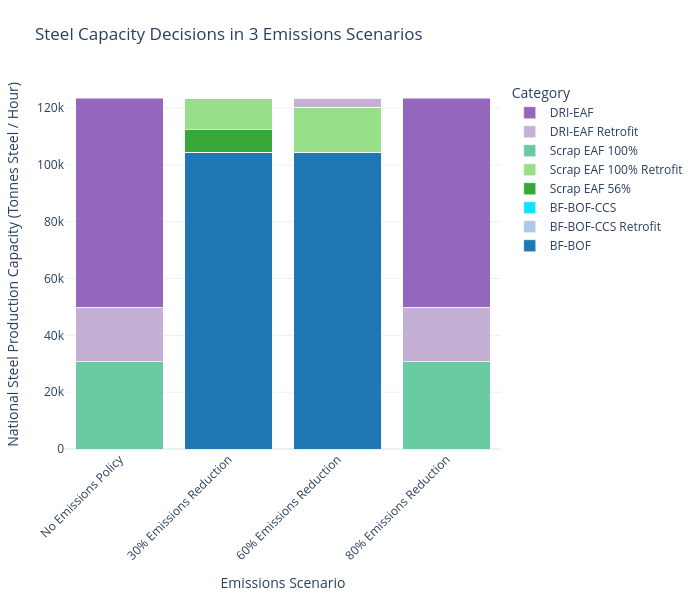

Write notebook code for a chart like this one.
### Code cell
plot_stacked_bar(
    consolidate_capacity(steel_df).T,
    scenario_map=scenario_map,
    name_map=tech_name_map,
    color_map=custom_color_map,
    title_name = "Steel Capacity Decisions in 3 Emissions Scenarios",
    xaxis_name="Emissions Scenario",
    yaxis_name="National Steel Production Capacity (Tonnes Steel / Hour)",
    width=700
)

### Figure 1 — Plotly figure (JSON) as saved in the notebook; plotly's stock layout.template omitted (floating-point values rounded to 4 significant figures)
{"data": [{"hovertemplate": "Category=BF-BOF<br>Emissions Scenario=%{x}<br>National Steel Production Capacity (Tonnes Steel / Hour)=%{y}<extra></extra>", "legendgroup": "BF-BOF", "marker": {"color": "#1f77b4", "pattern": {"shape": ""}}, "name": "BF-BOF", "orientation": "v", "showlegend": true, "textposition": "auto", "type": "bar", "x": ["No Emissions Policy", "30% Emissions Reduction", "60% Emissions Reduction", "80% Emissions Reduction"], "xaxis": "x", "y": [0.06511, 104400.0, 104400.0, 0.08519], "yaxis": "y"}, {"hovertemplate": "Category=BF-BOF-CCS Retrofit<br>Emissions Scenario=%{x}<br>National Steel Production Capacity (Tonnes Steel / Hour)=%{y}<extra></extra>", "legendgroup": "BF-BOF-CCS Retrofit", "marker": {"color": "#aec7e8", "pattern": {"shape": ""}}, "name": "BF-BOF-CCS Retrofit", "orientation": "v", "showlegend": true, "textposition": "auto", "type": "bar", "x": ["No Emissions Policy", "30% Emissions Reduction", "60% Emissions Reduction", "80% Emissions Reduction"], "xaxis": "x", "y": [0.2626, 0.01099, 0.4623, 0.1171], "yaxis": "y"}, {"hovertemplate": "Category=BF-BOF-CCS<br>Emissions Scenario=%{x}<br>National Steel Production Capacity (Tonnes Steel / Hour)=%{y}<extra></extra>", "legendgroup": "BF-BOF-CCS", "marker": {"color": "#0ee3ff", "pattern": {"shape": ""}}, "name": "BF-BOF-CCS", "orientation": "v", "showlegend": true, "textposition": "auto", "type": "bar", "x": ["No Emissions Policy", "30% Emissions Reduction", "60% Emissions Reduction", "80% Emissions Reduction"], "xaxis": "x", "y": [0.1764, 0.001637, 0.2145, 0.09638], "yaxis": "y"}, {"hovertemplate": "Category=Scrap EAF 56%<br>Emissions Scenario=%{x}<br>National Steel Production Capacity (Tonnes Steel / Hour)=%{y}<extra></extra>", "legendgroup": "Scrap EAF 56%", "marker": {"color": "#38a938", "pattern": {"shape": ""}}, "name": "Scrap EAF 56%", "orientation": "v", "showlegend": true, "textposition": "auto", "type": "bar", "x": ["No Emissions Policy", "30% Emissions Reduction", "60% Emissions Reduction", "80% Emissions Reduction"], "xaxis": "x", "y": [0.07943, 7921.0, 2.975, 0.08647], "yaxis": "y"}, {"hovertemplate": "Category=Scrap EAF 100% Retrofit<br>Emissions Scenario=%{x}<br>National Steel Production Capacity (Tonnes Steel / Hour)=%{y}<extra></extra>", "legendgroup": "Scrap EAF 100% Retrofit", "marker": {"color": "#98df8a", "pattern": {"shape": ""}}, "name": "Scrap EAF 100% Retrofit", "orientation": "v", "showlegend": true, "textposition": "auto", "type": "bar", "x": ["No Emissions Policy", "30% Emissions Reduction", "60% Emissions Reduction", "80% Emissions Reduction"], "xaxis": "x", "y": [0.06921, 11070.0, 15980.0, 0.09476], "yaxis": "y"}, {"hovertemplate": "Category=Scrap EAF 100%<br>Emissions Scenario=%{x}<br>National Steel Production Capacity (Tonnes Steel / Hour)=%{y}<extra></extra>", "legendgroup": "Scrap EAF 100%", "marker": {"color": "#6acaa2", "pattern": {"shape": ""}}, "name": "Scrap EAF 100%", "orientation": "v", "showlegend": true, "textposition": "auto", "type": "bar", "x": ["No Emissions Policy", "30% Emissions Reduction", "60% Emissions Reduction", "80% Emissions Reduction"], "xaxis": "x", "y": [30900.0, 0.05806, 5.979, 30900.0], "yaxis": "y"}, {"hovertemplate": "Category=DRI-EAF Retrofit<br>Emissions Scenario=%{x}<br>National Steel Production Capacity (Tonnes Steel / Hour)=%{y}<extra></extra>", "legendgroup": "DRI-EAF Retrofit", "marker": {"color": "#c5b0d5", "pattern": {"shape": ""}}, "name": "DRI-EAF Retrofit", "orientation": "v", "showlegend": true, "textposition": "auto", "type": "bar", "x": ["No Emissions Policy", "30% Emissions Reduction", "60% Emissions Reduction", "80% Emissions Reduction"], "xaxis": "x", "y": [18990.0, 0.1797, 3006.0, 18990.0], "yaxis": "y"}, {"hovertemplate": "Category=DRI-EAF<br>Emissions Scenario=%{x}<br>National Steel Production Capacity (Tonnes Steel / Hour)=%{y}<extra></extra>", "legendgroup": "DRI-EAF", "marker": {"color": "#9467bd", "pattern": {"shape": ""}}, "name": "DRI-EAF", "orientation": "v", "showlegend": true, "textposition": "auto", "type": "bar", "x": ["No Emissions Policy", "30% Emissions Reduction", "60% Emissions Reduction", "80% Emissions Reduction"], "xaxis": "x", "y": [73490.0, 0.08906, 14.65, 73490.0], "yaxis": "y"}], "layout": {"barmode": "stack", "height": 600, "legend": {"title": {"text": "Category"}, "tracegroupgap": 0, "traceorder": "reversed"}, "margin": {"b": 80, "l": 60, "r": 60, "t": 80}, "title": {"text": "Steel Capacity Decisions in 3 Emissions Scenarios"}, "width": 700, "xaxis": {"anchor": "y", "domain": [0, 1], "tickangle": -45, "title": {"text": "Emissions Scenario"}}, "yaxis": {"anchor": "x", "domain": [0, 1], "title": {"text": "National Steel Production Capacity (Tonnes Steel / Hour)"}}}}
